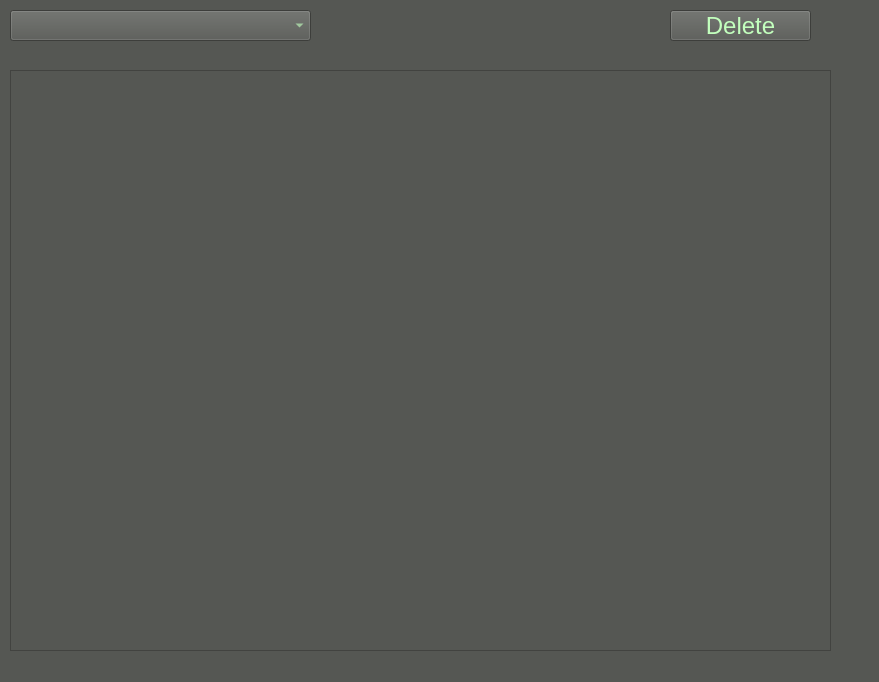
<?xml version="1.0" encoding="UTF-8"?>
<ui version="4.0">
 <class>flow</class>
 <widget class="QWidget" name="flow">
  <property name="geometry">
   <rect>
    <x>0</x>
    <y>0</y>
    <width>879</width>
    <height>682</height>
   </rect>
  </property>
  <property name="windowTitle">
   <string>Form</string>
  </property>
  <property name="styleSheet">
   <string notr="true">background-color: rgb(85, 87, 83);
color: rgb(194, 255, 189);</string>
  </property>
  <widget class="QComboBox" name="flow_switch_ids">
   <property name="geometry">
    <rect>
     <x>10</x>
     <y>10</y>
     <width>301</width>
     <height>31</height>
    </rect>
   </property>
  </widget>
  <widget class="QPushButton" name="delete_flow">
   <property name="geometry">
    <rect>
     <x>670</x>
     <y>10</y>
     <width>141</width>
     <height>31</height>
    </rect>
   </property>
   <property name="font">
    <font>
     <pointsize>18</pointsize>
    </font>
   </property>
   <property name="text">
    <string>Delete</string>
   </property>
  </widget>
  <widget class="QTableWidget" name="flow_table_view">
   <property name="geometry">
    <rect>
     <x>10</x>
     <y>70</y>
     <width>821</width>
     <height>581</height>
    </rect>
   </property>
  </widget>
 </widget>
 <resources/>
 <connections/>
</ui>
